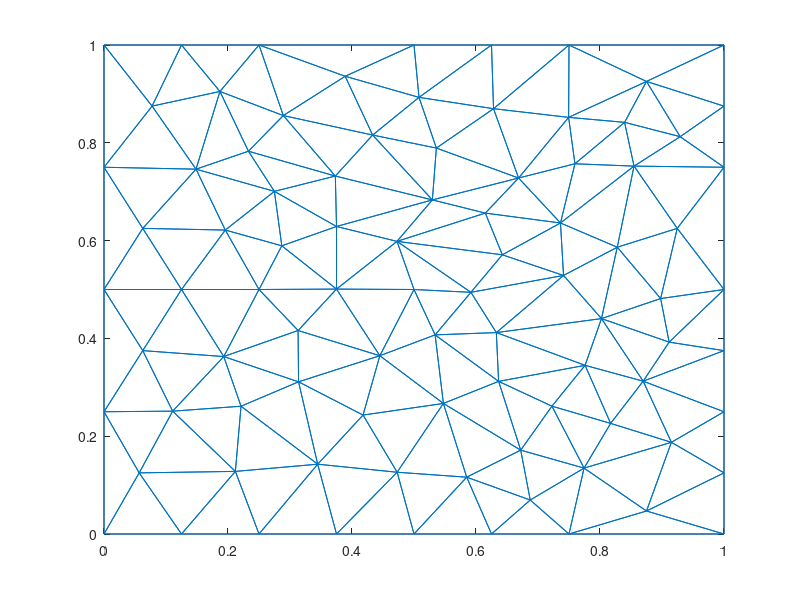
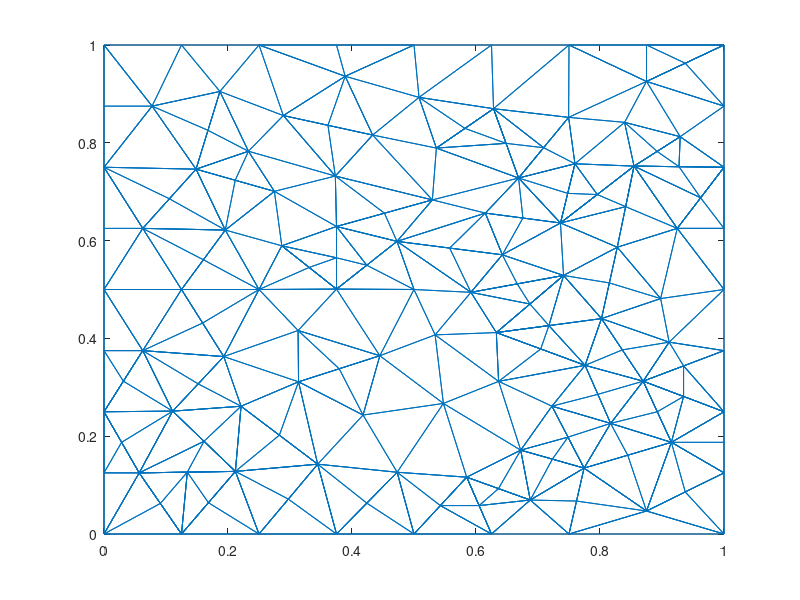

The MATLAB script that drew these images, in order:
nodes = [0,0;
1,0;
1,1;
0,1;
0.5,0.5;
0,0.5;
0.0625,0.625;
0.25,0.5;
0,0.25;
0.5,0;
0,0.75;
0.125,0.5;
0.5,1;
0.433275,0.815849;
0.148437,0.746094;
0.195626,0.621564;
0.529625,0.683244;
0.375,0.628853;
0.25,1;
0.373136,0.732013;
0.286769,0.589388;
0.375,0.500839;
0.27482,0.700717;
0.313771,0.311229;
0.313066,0.416148;
0.0625,0.375;
0.193152,0.362881;
0.25,0;
0.221019,0.261294;
0.110735,0.251224;
0.0567566,0.125;
0.289186,0.855722;
0.0775596,0.875;
0.232942,0.782767;
0.125,1;
0.186981,0.904974;
0.344656,0.142753;
0.125,0;
0.472573,0.598451;
0.924569,0.625;
0.38898,0.936063;
0.211891,0.128028;
0.375,0;
0.547402,0.26699;
0.444875,0.364572;
0.417838,0.243238;
0.47281,0.126311;
0.625,0;
0.75,0;
0.536065,0.78923;
0.75,1;
1,0.5;
0.6875,0.0694813;
0.585002,0.116209;
0.625,1;
0.642467,0.570984;
0.508074,0.892911;
1,0.25;
0.668679,0.727983;
0.749387,0.852019;
0.628269,0.869741;
0.736262,0.636012;
0.802373,0.440498;
0.82784,0.586474;
0.741191,0.528744;
0.632806,0.411914;
0.615033,0.656252;
0.854872,0.752318;
0.534065,0.407201;
1,0.75;
0.875,0.925491;
0.897806,0.481478;
1,0.375;
0.591791,0.494234;
0.722482,0.261441;
0.67209,0.171457;
0.774275,0.134747;
1,0.875;
0.839631,0.841845;
0.759557,0.757126;
0.92931,0.8125;
0.869619,0.3125;
0.875,0.0470411;
0.911511,0.392352;
0.775933,0.344943;
0.817138,0.226203;
1,0.125;
0.915154,0.1875;
0.63646,0.312134;
];
triangles = [76,77,75;
12,6,26;
8,16,12;
11,6,7;
24,45,25;
25,22,8;
24,27,29;
12,7,6;
6,9,26;
28,42,38;
14,17,50;
7,15,11;
17,20,18;
21,16,8;
25,45,22;
16,23,15;
34,15,23;
16,15,7;
15,33,11;
50,57,14;
12,16,7;
18,21,22;
35,36,19;
4,11,33;
14,20,17;
14,32,20;
23,18,20;
17,18,39;
41,57,13;
59,50,17;
22,21,8;
32,14,41;
12,27,8;
22,5,39;
16,21,23;
18,23,21;
24,25,27;
37,29,42;
12,26,27;
46,24,37;
9,1,31;
8,27,25;
26,9,30;
29,37,24;
42,30,31;
27,26,30;
42,28,37;
9,31,30;
30,29,27;
10,47,43;
24,46,45;
15,34,36;
20,32,34;
35,4,33;
20,34,23;
34,32,36;
36,33,15;
36,35,33;
19,36,32;
47,46,37;
22,39,18;
31,1,38;
39,5,74;
89,85,66;
13,57,55;
13,19,41;
19,32,41;
30,42,29;
38,42,31;
48,49,53;
37,28,43;
68,64,40;
44,89,69;
22,45,5;
37,43,47;
44,45,46;
44,47,54;
44,46,47;
48,53,54;
39,56,67;
59,17,67;
10,48,54;
71,51,60;
55,57,61;
41,14,57;
84,52,72;
57,50,61;
2,83,49;
64,65,63;
54,47,10;
60,61,59;
67,62,59;
59,61,50;
62,64,68;
63,85,82;
74,65,56;
54,53,76;
68,80,62;
61,51,55;
68,40,70;
61,60,51;
65,62,56;
71,3,51;
65,66,63;
73,82,58;
70,40,52;
72,40,64;
39,74,56;
63,72,64;
45,69,5;
69,89,66;
39,67,17;
62,67,56;
70,78,81;
80,79,60;
44,69,45;
74,69,66;
40,72,52;
65,64,62;
78,3,71;
79,80,68;
82,86,88;
79,71,60;
77,86,75;
84,82,73;
69,74,5;
65,74,66;
44,54,76;
84,63,82;
77,76,53;
76,75,89;
49,77,53;
83,87,88;
68,70,81;
71,79,81;
60,59,80;
62,80,59;
71,81,78;
68,81,79;
88,87,58;
77,49,83;
52,84,73;
63,84,72;
66,85,63;
86,85,75;
77,83,88;
85,86,82;
82,88,58;
83,2,87;
88,86,77;
76,89,44;
85,89,75;
];
figure;trimesh(triangles, nodes(:,1), nodes(:,2));
nodes = [0,0;
1,0;
1,1;
0,1;
0.5,0.5;
0,0.5;
0.0625,0.625;
0.25,0.5;
0,0.25;
0.5,0;
0,0.75;
0.125,0.5;
0.5,1;
0.433275,0.815849;
0.148437,0.746094;
0.195626,0.621564;
0.529625,0.683244;
0.375,0.628853;
0.25,1;
0.373136,0.732013;
0.286769,0.589388;
0.375,0.500839;
0.27482,0.700717;
0.313771,0.311229;
0.313066,0.416148;
0.0625,0.375;
0.193152,0.362881;
0.25,0;
0.221019,0.261294;
0.110735,0.251224;
0.0567566,0.125;
0.289186,0.855722;
0.0775596,0.875;
0.232942,0.782767;
0.125,1;
0.186981,0.904974;
0.344656,0.142753;
0.125,0;
0.472573,0.598451;
0.924569,0.625;
0.38898,0.936063;
0.211891,0.128028;
0.375,0;
0.547402,0.26699;
0.444875,0.364572;
0.417838,0.243238;
0.47281,0.126311;
0.625,0;
0.75,0;
0.536065,0.78923;
0.75,1;
1,0.5;
0.6875,0.0694813;
0.585002,0.116209;
0.625,1;
0.642467,0.570984;
0.508074,0.892911;
1,0.25;
0.668679,0.727983;
0.749387,0.852019;
0.628269,0.869741;
0.736262,0.636012;
0.802373,0.440498;
0.82784,0.586474;
0.741191,0.528744;
0.632806,0.411914;
0.615033,0.656252;
0.854872,0.752318;
0.534065,0.407201;
1,0.75;
0.875,0.925491;
0.897806,0.481478;
1,0.375;
0.591791,0.494234;
0.722482,0.261441;
0.67209,0.171457;
0.774275,0.134747;
1,0.875;
0.839631,0.841845;
0.759557,0.757126;
0.92931,0.8125;
0.869619,0.3125;
0.875,0.0470411;
0.911511,0.392352;
0.775933,0.344943;
0.817138,0.226203;
1,0.125;
0.915154,0.1875;
0.63646,0.312134;
0.748378,0.198094;
0.723182,0.153102;
0.160313,0.560782;
0,0.625;
0.379323,0.337901;
0,0.375;
0.03125,0.3125;
0.105469,0.685547;
0.452312,0.656049;
0.211629,0.723405;
0,0.875;
0.361231,0.835786;
0.159076,0.431441;
0.423787,0.549645;
0.375,0.564846;
0.330884,0.545114;
0.282837,0.202024;
0,0.125;
0.0283783,0.1875;
0.161313,0.189626;
0.134324,0.126514;
0.168445,0.0640138;
0.151944,0.307053;
0.297328,0.0713766;
0.423905,0.0631556;
0.167709,0.825534;
0.0908783,0.0625;
0.375,1;
0.841356,0.669396;
0.55752,0.584718;
0.542501,0.0581045;
0.605001,0.0581045;
0.636251,0.0928451;
0.815107,0.513486;
0.709033,0.790001;
0.648474,0.798862;
0.582167,0.829485;
0.675647,0.646132;
0.795567,0.694165;
0.835996,0.376499;
0.747909,0.696569;
0.875,1;
0.9375,0.962745;
0.71759,0.426206;
0.70437,0.378429;
0.686999,0.470329;
0.666491,0.511489;
0.93481,0.34375;
0.93481,0.28125;
1,0.625;
0.962285,0.6875;
0.927436,0.751159;
0.892387,0.25;
0.762137,0.0673734;
0.9375,0.0860206;
0.892091,0.782409;
1,0.1875;
0.796535,0.285573;
0.844714,0.161123;
];
triangles = [77,75,76;
12,6,26;
16,12,8;
11,6,7;
24,45,25;
25,22,8;
24,27,29;
12,7,6;
6,9,26;
42,38,28;
14,17,50;
7,15,11;
18,17,20;
21,16,8;
25,45,22;
23,15,16;
15,23,34;
15,7,16;
15,33,11;
50,57,14;
12,16,7;
22,18,21;
35,36,19;
4,11,33;
14,20,17;
14,32,20;
23,18,20;
17,18,39;
41,57,13;
59,50,17;
22,21,8;
32,14,41;
12,27,8;
39,22,5;
16,21,23;
18,23,21;
24,25,27;
37,29,42;
27,12,26;
46,24,37;
9,1,31;
8,27,25;
26,9,30;
29,37,24;
42,30,31;
30,27,26;
28,37,42;
9,31,30;
27,30,29;
47,43,10;
45,24,46;
36,15,34;
20,32,34;
35,4,33;
20,34,23;
34,32,36;
15,36,33;
36,35,33;
19,36,32;
47,46,37;
22,39,18;
38,31,1;
39,5,74;
85,66,89;
13,57,55;
13,19,41;
19,32,41;
30,42,29;
42,31,38;
48,49,53;
37,28,43;
68,64,40;
44,89,69;
22,45,5;
43,47,37;
44,45,46;
44,47,54;
44,46,47;
54,48,53;
39,56,67;
59,17,67;
54,10,48;
71,51,60;
55,57,61;
41,14,57;
84,52,72;
50,61,57;
2,83,49;
63,64,65;
10,54,47;
59,60,61;
67,62,59;
59,61,50;
64,68,62;
82,63,85;
74,65,56;
54,53,76;
62,68,80;
61,51,55;
40,70,68;
61,60,51;
65,62,56;
3,51,71;
66,63,65;
73,82,58;
52,70,40;
72,40,64;
56,39,74;
64,63,72;
45,69,5;
69,89,66;
39,67,17;
62,67,56;
70,78,81;
80,79,60;
44,69,45;
74,69,66;
40,72,52;
65,64,62;
3,71,78;
79,80,68;
88,82,86;
79,71,60;
75,77,86;
82,73,84;
69,74,5;
66,65,74;
44,54,76;
63,82,84;
77,76,53;
76,75,89;
49,77,53;
83,87,88;
68,70,81;
71,79,81;
60,59,80;
62,80,59;
71,81,78;
68,81,79;
87,58,88;
77,49,83;
52,84,73;
63,84,72;
63,66,85;
86,85,75;
88,77,83;
85,86,82;
58,82,88;
87,83,2;
77,88,86;
76,89,44;
85,89,75;
75,90,86;
90,77,86;
75,76,90;
76,77,90;
77,91,53;
91,76,53;
77,90,91;
91,90,76;
12,92,7;
92,16,7;
12,8,92;
92,8,16;
11,93,7;
93,6,7;
45,94,46;
94,24,46;
45,25,94;
94,25,24;
6,95,26;
9,26,95;
26,96,30;
96,9,30;
26,95,96;
96,95,9;
15,97,16;
97,7,16;
15,11,97;
97,11,7;
17,98,39;
98,18,39;
17,20,98;
98,20,18;
15,99,34;
99,23,34;
15,16,99;
99,16,23;
4,100,33;
100,11,33;
32,101,41;
101,14,41;
32,20,101;
101,20,14;
27,102,26;
102,12,26;
27,8,102;
102,8,12;
18,22,103;
103,39,18;
22,5,103;
103,5,39;
18,104,103;
104,22,103;
18,21,104;
21,22,104;
22,105,8;
105,21,8;
22,104,105;
105,104,21;
29,106,24;
106,37,24;
29,42,106;
106,42,37;
31,9,107;
107,1,31;
9,108,30;
108,31,30;
9,107,108;
108,107,31;
30,109,29;
109,42,29;
30,31,109;
31,42,109;
38,42,110;
31,38,110;
42,109,110;
110,109,31;
38,111,110;
111,42,110;
38,28,111;
111,28,42;
27,112,29;
112,30,29;
27,26,112;
112,26,30;
37,113,43;
113,28,43;
37,42,113;
113,42,28;
43,114,37;
114,47,37;
43,10,114;
114,10,47;
15,115,33;
115,36,33;
15,34,115;
115,34,36;
31,116,110;
116,38,110;
31,1,116;
116,1,38;
13,117,41;
117,19,41;
64,118,62;
68,62,118;
64,40,118;
118,40,68;
56,119,74;
119,39,74;
56,67,119;
119,67,39;
10,120,47;
120,54,47;
10,48,120;
48,54,120;
48,121,120;
121,54,120;
48,53,121;
53,54,121;
54,122,76;
122,53,76;
54,121,122;
122,121,53;
64,123,72;
123,63,72;
64,65,123;
123,65,63;
60,124,80;
124,59,80;
60,61,124;
61,59,124;
59,125,50;
61,50,125;
59,124,125;
125,124,61;
61,126,125;
126,50,125;
61,57,126;
126,57,50;
62,127,56;
127,67,56;
62,59,127;
127,59,67;
80,62,128;
128,68,80;
62,118,128;
128,118,68;
63,129,84;
129,82,84;
63,85,129;
129,85,82;
62,130,59;
130,80,59;
62,128,130;
130,128,80;
71,3,131;
131,51,71;
3,132,78;
132,71,78;
3,131,132;
132,131,71;
63,133,85;
66,85,133;
63,65,133;
65,66,133;
66,134,133;
134,85,133;
66,89,134;
134,89,85;
66,135,74;
65,74,135;
66,133,135;
135,133,65;
65,136,135;
136,74,135;
65,56,136;
136,56,74;
82,137,84;
137,73,84;
82,58,137;
137,58,73;
58,138,88;
82,88,138;
58,137,138;
138,137,82;
52,139,40;
70,40,139;
70,140,139;
140,40,139;
70,68,140;
140,68,40;
81,68,141;
141,70,81;
68,140,141;
141,140,70;
82,142,138;
142,88,138;
82,86,142;
142,86,88;
77,143,83;
143,49,83;
77,53,143;
143,53,49;
87,144,2;
144,83,2;
87,88,144;
144,88,83;
68,145,79;
145,81,79;
68,141,145;
145,141,81;
87,146,88;
146,58,88;
85,147,82;
147,86,82;
85,75,147;
147,75,86;
77,148,86;
148,88,86;
77,83,148;
148,83,88;
];
figure;trimesh(triangles, nodes(:,1), nodes(:,2));
